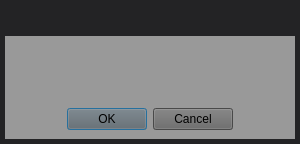
<?xml version="1.0" encoding="UTF-8"?>
<ui version="4.0">
 <class>MyMessageBoxUI</class>
 <widget class="QDialog" name="MyMessageBoxUI">
  <property name="geometry">
   <rect>
    <x>0</x>
    <y>0</y>
    <width>300</width>
    <height>144</height>
   </rect>
  </property>
  <property name="windowTitle">
   <string>ButelLive</string>
  </property>
  <property name="styleSheet">
   <string notr="true">background-color: rgba(35, 35, 37,255);
border-image: url(:/images/xxx_bg.png);</string>
  </property>
  <layout class="QGridLayout" name="gridLayout_2">
   <property name="leftMargin">
    <number>5</number>
   </property>
   <property name="topMargin">
    <number>5</number>
   </property>
   <property name="rightMargin">
    <number>5</number>
   </property>
   <property name="bottomMargin">
    <number>5</number>
   </property>
   <item row="1" column="0">
    <widget class="QWidget" name="widget" native="true">
     <property name="styleSheet">
      <string notr="true">background-color: rgb(153, 153, 153);</string>
     </property>
     <layout class="QGridLayout" name="gridLayout">
      <item row="0" column="0">
       <layout class="QVBoxLayout" name="verticalLayout">
        <item>
         <widget class="QLabel" name="m_pLabelShowInfo">
          <property name="styleSheet">
           <string notr="true">color: rgb(255, 255, 255);
font: 75 11pt &quot;微软雅黑&quot;;</string>
          </property>
          <property name="text">
           <string/>
          </property>
          <property name="alignment">
           <set>Qt::AlignCenter</set>
          </property>
         </widget>
        </item>
        <item>
         <layout class="QHBoxLayout" name="horizontalLayout">
          <item>
           <spacer name="horizontalSpacer">
            <property name="orientation">
             <enum>Qt::Horizontal</enum>
            </property>
            <property name="sizeHint" stdset="0">
             <size>
              <width>40</width>
              <height>20</height>
             </size>
            </property>
           </spacer>
          </item>
          <item>
           <widget class="QPushButton" name="m_pBtnOk">
            <property name="styleSheet">
             <string notr="true">background-color: rgb(102, 102, 102);</string>
            </property>
            <property name="text">
             <string>OK</string>
            </property>
           </widget>
          </item>
          <item>
           <widget class="QPushButton" name="m_pBtnCancel">
            <property name="styleSheet">
             <string notr="true">background-color: rgb(102, 102, 102);</string>
            </property>
            <property name="text">
             <string>Cancel</string>
            </property>
           </widget>
          </item>
          <item>
           <spacer name="horizontalSpacer_2">
            <property name="orientation">
             <enum>Qt::Horizontal</enum>
            </property>
            <property name="sizeHint" stdset="0">
             <size>
              <width>40</width>
              <height>20</height>
             </size>
            </property>
           </spacer>
          </item>
         </layout>
        </item>
       </layout>
      </item>
     </layout>
    </widget>
   </item>
   <item row="0" column="0">
    <widget class="TitleBar" name="m_pTitleLbl" native="true">
     <property name="sizePolicy">
      <sizepolicy hsizetype="Preferred" vsizetype="Maximum">
       <horstretch>0</horstretch>
       <verstretch>0</verstretch>
      </sizepolicy>
     </property>
     <property name="minimumSize">
      <size>
       <width>0</width>
       <height>25</height>
      </size>
     </property>
     <property name="maximumSize">
      <size>
       <width>16777215</width>
       <height>25</height>
      </size>
     </property>
    </widget>
   </item>
  </layout>
 </widget>
 <customwidgets>
  <customwidget>
   <class>TitleBar</class>
   <extends>QWidget</extends>
   <header location="global">titlebar.h</header>
   <container>1</container>
  </customwidget>
 </customwidgets>
 <resources/>
 <connections/>
</ui>
